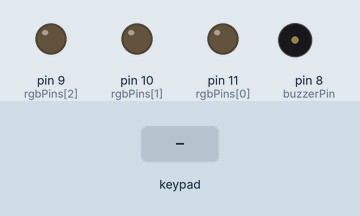
Bench run of a sketch on a simulated Arduino Uno, built with avr-gcc and run on an emulated ATmega328P. Shown: output pins drawn as LEDs (lit = HIGH), buzzer (waves = sounding). Dashed ring = blinking. Inputs (shaded band) come from the test bench. What the sketch prints to the serial monitor is not drawn.

Above: at 3.2 s.
3.3 s: keypad keys 6 7 1 2 1 3 pressed 0.4 s apart
At 4.5 s:
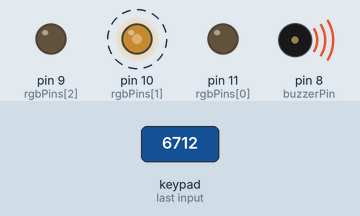
7.2 s: key '*' pressed
At 7.6 s:
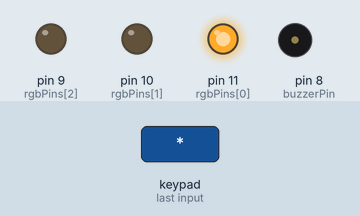
9.2 s: key '1' pressed
At 9.55 s:
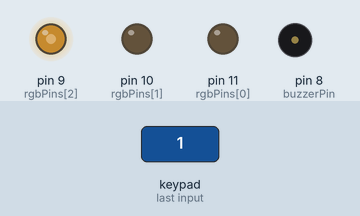
11.2 s: keypad keys 0 0 0 0 pressed 0.4 s apart
At 11.3 s:
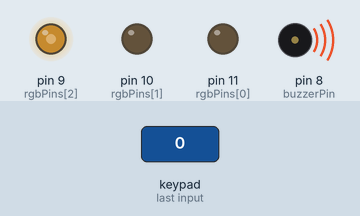
15.8 s: keypad keys 0 0 0 0 # pressed 0.4 s apart
At 18.6 s:
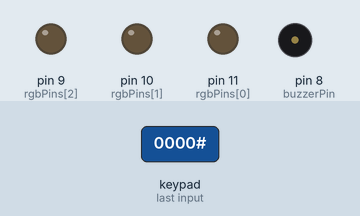
Timing chart, 0 to 20.1 s (numbered marks = the images above; inputs shaded):
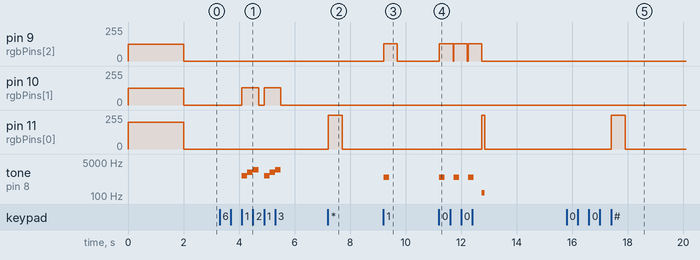

The sketch:

14.keypad-buzzer-rgbled.ino
```cpp
// Tools >> Manage Libraries >> Search for "Keypad"
#include <Keypad.h>

const byte NROWS = 4;
const byte NCOLS = 4;
const byte rowPins[NROWS] = { 5, 4, 3, 2 };  // decreasing to match keypad's key layout
const byte colPins[NCOLS] = { 6, 7, 12, 13 };
const char keyMap[NROWS][NCOLS] = {
  { '1', '2', '3', 'A' },
  { '4', '5', '6', 'B' },
  { '7', '8', '9', 'C' },
  { '*', '0', '#', 'D' }
};

const int buzzerPin = 8;
const int NRGB = 3;
const int rgbPins[NRGB] = { 11, 10, 9 };  // need the PWM pins for RGB control

const byte PASSWORD_LENGTH = 4;
char password[PASSWORD_LENGTH] = { '0', '0', '0', '0' };

Keypad *keypad = new Keypad(makeKeymap(keyMap), rowPins, colPins, NROWS, NCOLS);

void setup() {
  pinMode(buzzerPin, OUTPUT);
  for (int i = 0; i < NRGB; i++) {
    pinMode(rgbPins, OUTPUT);
  }

  Serial.begin(9600);

  setColor(200, 125, 125);
  delay(2000);
  feedbackOff();
  Serial.println("\nHit * to change the password OR # to unlock the system");
}

void loop() {
  char option = nextKeyPress();
  switch (option) {
    case'1':
      feedbackForPasswordChanged();
      break;
    case '*':
      changePassword();
      break;
    case '#':
      signIn();
      break;
    default:
      Serial.print("🤷");
      Serial.println(option);
      break;
  }
}

void changePassword() {
  feedbackEnterOptionMode();
  Serial.println("\n> CHANGE PASSWORD");
  delay(500);
  int access = promptForPassword();
  feedbackForAccess(access);
  if (access >= 0) {
    setNewPassword();
  }
}

void signIn() {
  feedbackEnterOptionMode();
  Serial.println("\n> SIGN IN");
  delay(500);
  int access = promptForPassword();
  feedbackForAccess(access);
}

// return < 0 if denied and >= 0 if granted
int promptForPassword() {
  feedbackOff();
  Serial.println("Type your current password: ");
  int result = 1;
  for (int i = 0; i < PASSWORD_LENGTH; i++) {
    if (password[i] != nextKeyPress()) {
      result = -1;  // don't return here or one could reverse engineer the password
    }
    feedbackForInput();
  }
  return result;
}

void setNewPassword() {
  Serial.print("Enter new password: ");
  int result = 1;
  for (int i = 0; i < PASSWORD_LENGTH; i++) {
    password[i] = nextKeyPress();
    feedbackForInput();
  }
  feedbackForPasswordChanged();
}

char nextKeyPress() {
  char symbol = 0;
  while (!symbol) {
    symbol = keypad->getKey();
  }
  return symbol;
}

// Feedback

void feedbackOff() {
  setColor(0, 0, 0);
  noTone(buzzerPin);
}

void feedbackEnterOptionMode() {
  setColor(255, 0, 0);
  noTone(buzzerPin);
}

void feedbackForInput() {
  Serial.print("*");
  tone(buzzerPin, 880, 200);
  setColor(0, 0, 128);
  delay(500);
  feedbackOff();
}

void feedbackForAccess(int accessStatus) {
  if (accessStatus < 0) {
    setColor(255, 0, 0);
    tone(buzzerPin, 147, 200);
    delay(100);
    Serial.println("\nBAD PASSWORD");
  } else {
    setColor(0, 128, 0);
    tone(buzzerPin, 1000, 200);
    delay(200);
    tone(buzzerPin, 2700, 1000);
    delay(1000);
    Serial.println("\nAccess granted");
  }
  feedbackOff();
}

void feedbackForPasswordChanged() {
  setColor(0, 128, 0);
  tone(buzzerPin, 1000, 200);
  delay(200);
  tone(buzzerPin, 1500, 200);
  delay(200);
  tone(buzzerPin, 2100, 200);
  delay(200);
  Serial.println("\nPassword updated!");
  feedbackOff();
}

void setColor(int r, int g, int b) {
  analogWrite(rgbPins[0], r);
  analogWrite(rgbPins[1], g);
  analogWrite(rgbPins[2], b);
}
```

Measured:
- after the input at 3.3 s, pin 10 (rgbPins[1]): alternates 128/255 for 0.60 s and 0/255 for 0.20 s, 4 changes in all, then stays 0/255, starting after 0.80 s; tone on pin 8 (buzzerPin): plays 1000 Hz for 0.20 s, 1500 Hz for 0.20 s, 2100 Hz for 0.20 s, 1000 Hz for 0.20 s, 1500 Hz for 0.20 s, 2100 Hz for 0.20 s, starting after 0.80 s
- after the input at 7.2 s, pin 11 (rgbPins[0]): 0/255 → 255/255 at once, → 0/255 0.50 s later
- after the input at 9.2 s, pin 9 (rgbPins[2]): 0/255 → 128/255 at once, → 0/255 0.50 s later; tone on pin 8 (buzzerPin): silent → 880 Hz at once, → silent 0.20 s later
- after the input at 11.2 s, pin 9 (rgbPins[2]): 0/255 → 128/255 at once, → 0/255 1.5 s later; pin 11 (rgbPins[0]): 0/255 → 255/255 after 1.5 s, → 0/255 0.10 s later; tone on pin 8 (buzzerPin): plays 880 Hz for 0.20 s, 880 Hz for 0.20 s, 880 Hz for 0.20 s, 147 Hz for 0.10 s, starting at once
- after the input at 15.8 s, pin 11 (rgbPins[0]): 0/255 → 255/255 after 1.6 s, → 0/255 0.50 s later
